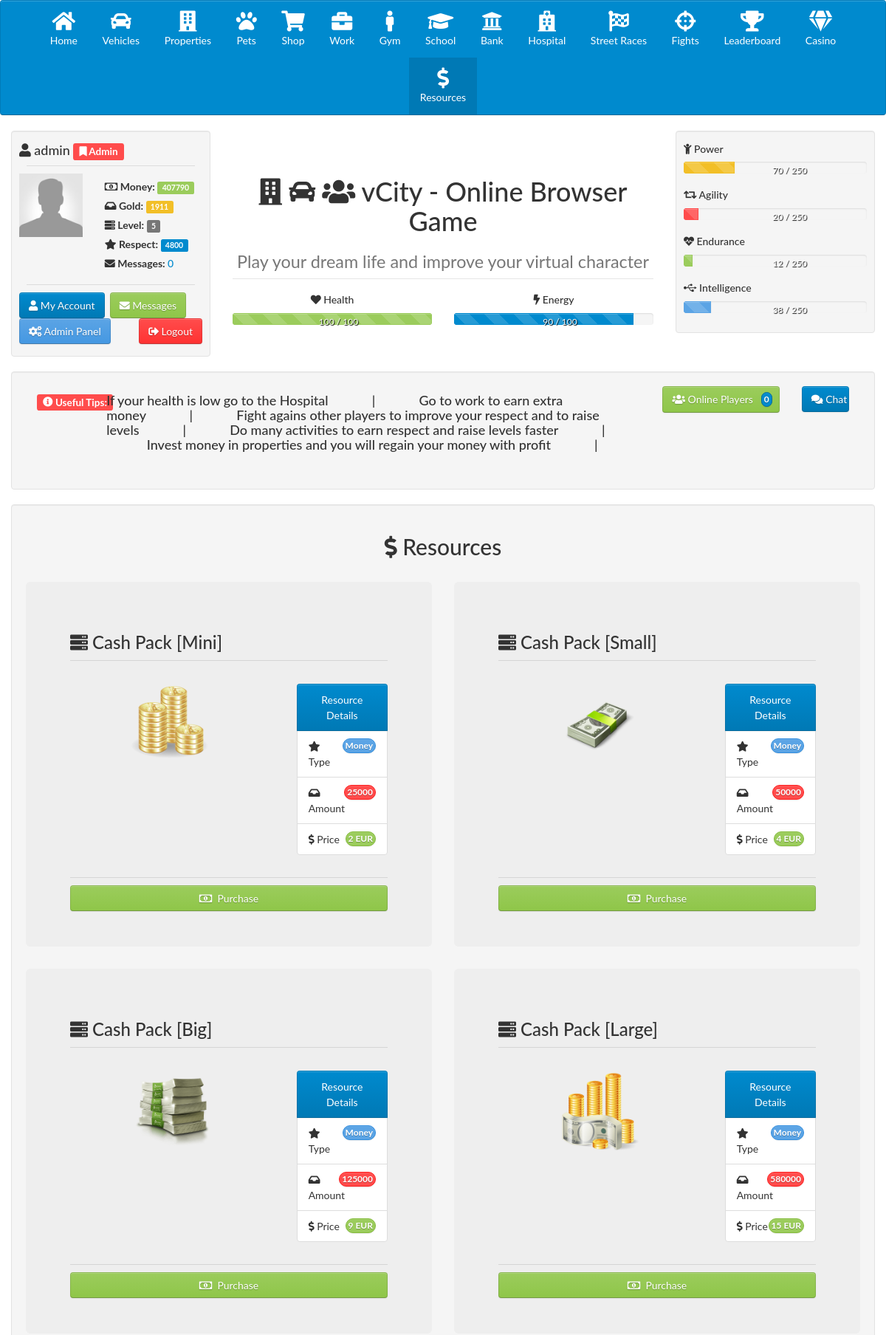
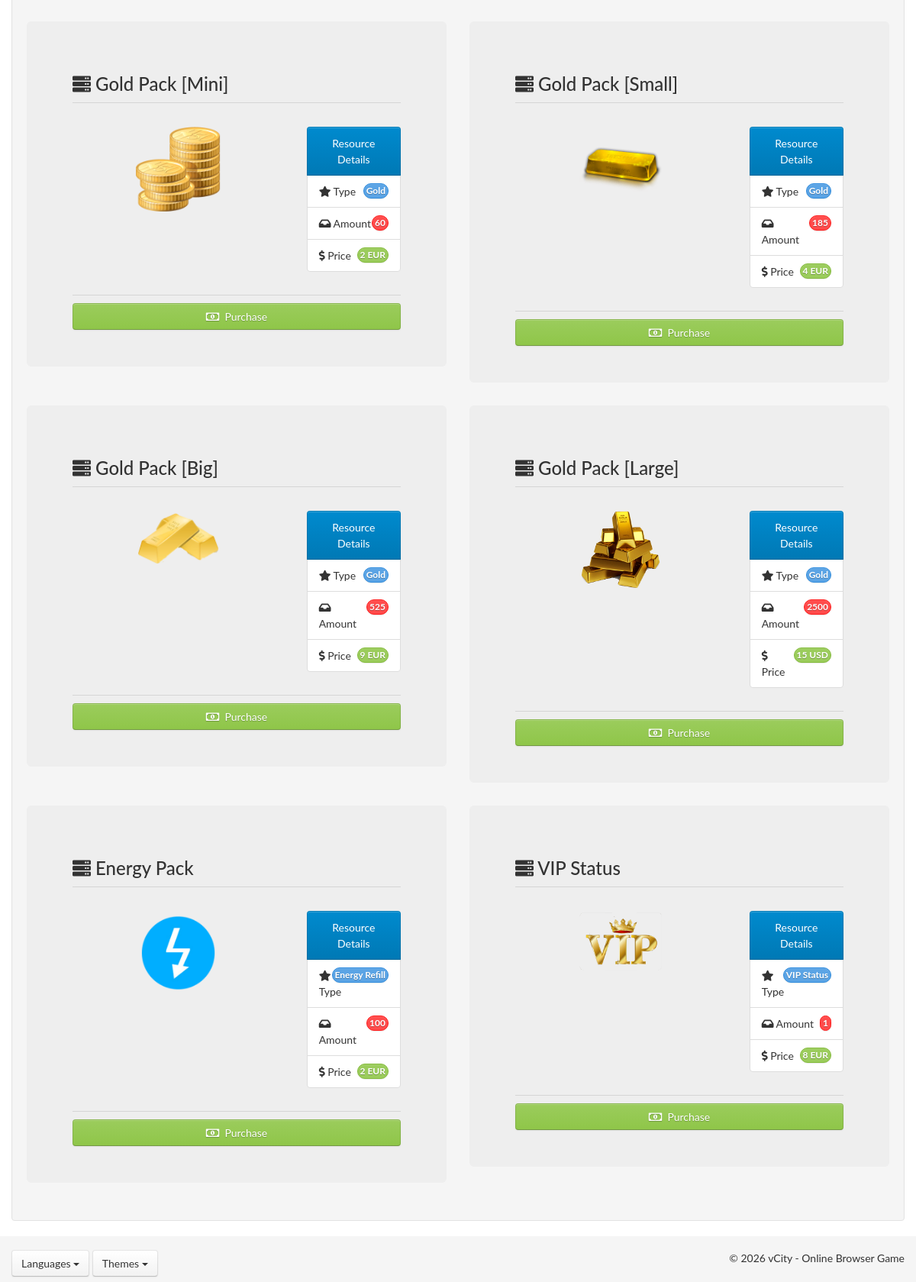
The app's page /resources.php (signed in) with its own data (2 pictures, top to bottom).
### tables this page shows
CREATE TABLE `players` (
  `id` int(11) NOT NULL,
  `username` varchar(255) NOT NULL,
  `password` varchar(255) NOT NULL,
  `email` varchar(255) NOT NULL,
  `avatar` varchar(255) NOT NULL DEFAULT 'images/icons/default-avatar.jpg',
  `role` varchar(255) NOT NULL DEFAULT 'Player',
  `level` int(11) NOT NULL DEFAULT '1',
  `money` int(11) NOT NULL DEFAULT '1500',
  `gold` int(11) NOT NULL DEFAULT '20',
  `respect` int(11) NOT NULL DEFAULT '0',
  `health` int(11) NOT NULL DEFAULT '100',
  `energy` int(11) NOT NULL DEFAULT '100',
  `power` int(11) NOT NULL DEFAULT '0',
  `agility` int(11) NOT NULL DEFAULT '0',
  `endurance` int(11) NOT NULL DEFAULT '0',
  `intelligence` int(11) NOT NULL DEFAULT '0',
  `character_id` int(11) NOT NULL DEFAULT '0',
  `home_id` int(11) NOT NULL DEFAULT '1',
  `garage_id` int(11) NOT NULL DEFAULT '0',
  `hangar_id` int(11) NOT NULL DEFAULT '0',
  `quay_id` int(11) NOT NULL DEFAULT '0',
  `bank` int(11) NOT NULL DEFAULT '0',
  `spins` int(11) NOT NULL DEFAULT '2',
  `theme` int(11) NOT NULL DEFAULT '1',
  `language` varchar(255) NOT NULL,
  `timeonline` varchar(255) NOT NULL
);

CREATE TABLE `settings` (
  `id` int(11) NOT NULL,
  `title` varchar(255) NOT NULL DEFAULT 'vCity',
  `description` varchar(255) NOT NULL DEFAULT 'vCity - Online Browser Game',
  `keywords` varchar(255) NOT NULL DEFAULT 'online, browser, game, virtual, city, online game, browser game, players, vehicles, upgrades, items, characters',
  `startmoney` int(11) NOT NULL DEFAULT '1500',
  `startgold` int(11) NOT NULL DEFAULT '20',
  `paypal_email` varchar(255) NOT NULL,
  `about` text NOT NULL
);

CREATE TABLE `tips` (
  `id` int(11) NOT NULL,
  `tip` varchar(255) NOT NULL
);

CREATE TABLE `paid_services` (
  `id` int(11) NOT NULL,
  `service` varchar(255) NOT NULL,
  `image` varchar(255) NOT NULL DEFAULT 'images/icons/',
  `type` varchar(255) NOT NULL,
  `amount` int(11) NOT NULL,
  `cost` int(11) NOT NULL,
  `currency` varchar(255) NOT NULL DEFAULT 'EUR'
);

### resources.php (the view, shortened to what the rows shown need)
<?php
require "core.php";
head();
?>
<div class="col-md-12 well">
    <center><h2><i class="fa fa-dollar-sign"></i> <?php
echo lang_key("resources");
?></h2></center><br />
    <div class="row">
<?php
$query = mysqli_query($connect, "SELECT * FROM `paid_services`");
while ($row = mysqli_fetch_assoc($query)) {
?>
        <div class="col-md-6">
	    <div class="jumbotron">
		    <h3><i class="fa fa-server"></i> <?php
    echo $row['service'];
?></h3>
			<hr /><br />
			<div class="row">
                <div class="col-md-8">
                    <center><img src="<?php
    echo $row['image'];
?>" width="40%"></center>
                </div>
                <div class="col-md-4">
                    <ul class="list-group">
                        <li class="list-group-item active">
                            <center><?php
    echo lang_key("resource-details");
?></center>
                        </li>
                        <li class="list-group-item"><span class="badge badge-info"><?php
    if ($row['type'] == 'getmoney') {
        echo lang_key("money");
    } elseif ($row['type'] == 'getgold') {
        echo lang_key("gold");
    } elseif ($row['type'] == 'energyrefill') {
        echo lang_key("energy-refill");
    } elseif ($row['type'] == 'vip') {
        echo lang_key("vip-status");
    }
?></span><i class="fa fa-star"></i> <?php
    echo lang_key("type");
?></li>
                        <li class="list-group-item"><span class="badge badge-danger"><?php
    echo $row['amount'];
?></span><i class="fa fa-inbox"></i> <?php
    echo lang_key("amount");
?></li>
                        <li class="list-group-item"><span class="badge badge-success"><?php
    echo $row['cost'];
?> <?php
    echo $row['currency'];
?></span><i class="fa fa-dollar-sign"></i> <?php
    echo lang_key("price");
?></li>
                    </ul>
			    </div>
            </div>
            <hr />
			<a href="?pserv-id=<?php
    echo $row['id'];
?>" class="btn btn-block btn-success"><i class="far fa-money-bill-alt"></i>&nbsp; <?php
    echo lang_key("purchase");
?></a>
		</div>
	    </div>
<?php
}
?>
    </div>
</div>
<?php
footer();
?>

### core.php (shortened to what the rows shown need)
<?php
function lang_key($key)
{
    global $arrLang;
    $output = "";
    if (isset($arrLang[$key])) {
        $output = $arrLang[$key];
    } else {
        $output = str_replace("_", " ", $key);
    }
    return $output;
}
function percent($num_amount, $num_total)
{
    @$count1 = $num_amount / $num_total;
    $count2 = $count1 * 100;
    $count  = number_format($count2, 0);
    return $count;
}
function head()
{
    require "config.php";
    $query = mysqli_query($connect, "SELECT * FROM `settings` WHERE id='1' LIMIT 1");
    $row   = mysqli_fetch_assoc($query);
    $uname     = $_SESSION['username'];
    $suser     = mysqli_query($connect, "SELECT * FROM `players` WHERE username='$uname'");
    $rowu      = mysqli_fetch_assoc($suser);
?>
<!DOCTYPE html>
<html lang="en">
<head>
    <link href="https://maxcdn.bootstrapcdn.com/bootstrap/3.3.7/css/bootstrap.min.css" rel="stylesheet">
<?php
    $themeid = $rowu['theme'];
    $querytg = mysqli_query($connect, "SELECT * FROM `themes` WHERE id='$themeid'");
    $rowtg   = mysqli_fetch_assoc($querytg);
?>
    <link href="<?php
    echo $rowtg['csspath'];
?>" rel="stylesheet">
    <link href="assets/css/game.css" rel="stylesheet">
    <link href="https://use.fontawesome.com/releases/v5.0.6/css/all.css" rel="stylesheet">
    <link href="assets/css/sidebar.css" rel="stylesheet">
</head>
<body>
    <div class="container-fluid">
        <div class="row">
            <div class="col-md-3 user-stats">
                <div class="well">
                    <h4><i class="fa fa-user"></i> <?php
    echo $rowu['username'];
?>
<?php
    if ($rowu['role'] == "Admin") {
        echo '<span class="label label-danger"><i class="fa fa-bookmark"></i> ' . $rowu['role'] . '</span> ';
    }
?>
                    </h4>
                    <hr />
                    <div class="row">
                        <div class="col-md-5">
                            <center><img src="<?php
    echo $rowu['avatar'];
?>" width="100%" /></center>
                        </div>
                        <div class="col-md-7" id="playerstats">
                            <div id="stats">
<h5><strong><i class="far fa-money-bill-alt"></i> <?php
    echo lang_key("money");
?>: </strong><span class="label label-success"><?php
    echo $rowu['money'];
?></span></h5>
                            <h5><strong><i class="fa fa-inbox"></i> <?php
    echo lang_key("gold");
?>: </strong><span class="label label-warning"><?php
    echo $rowu['gold'];
?></span></h5>
                            <h5><strong><i class="fa fa-server"></i> <?php
    echo lang_key("level");
?>: </strong><span class="label label-default"><?php
    echo $rowu['level'];
?></span></h5>
                            <h5><strong><i class="fa fa-star"></i> <?php
    echo lang_key("respect");
?>: </strong><span class="label label-primary"><?php
    echo $rowu['respect'];
?></span></h5>
</div>
                        </div>
                    </div>
                    <hr />
                    <h5>
                    <a href="settings.php" class="btn btn-primary pull-left"><i class="fa fa-user"></i> </a>&nbsp;
                    <a href="messages.php" class="btn btn-success"><i class="fa fa-envelope"></i> </a>
<?php
    if ($rowu['role'] == 'Admin') {
?>
                    <a href="admin" class="btn btn-info"><i class="fa fa-cogs"></i> </a>
<?php
    }
?>
                    <a href="logout.php" class="btn btn-danger pull-right"><i class="fa fa-sign-out-alt"></i> </a>
                </h5>
                </div>
            </div>
            <div class="col-md-6 text-center page-header">
                <h1 class="game-name">
                <i class="fa fa-building"></i> <i class="fa fa-car"></i> <i class="fa fa-users"></i> <?php
    echo $row['title'];
?>
                <small><br /><?php
    echo $row['description'];
?></small>
                </h1>
                <hr />
                <div class="row" id="playerstats2">
                    <div id="stats2">
                    <div class="col-md-6">
                        <div class="progress progress-striped active">
                            <div class="progress-bar progress-bar-success" style="width: <?php
    echo $rowu['health'];
?>%;">
                                <span><?php
    echo $rowu['health'];
?> / 100</span>
                            </div>
                        </div>
                    </div>
                    <div class="col-md-6">
                        <div class="progress progress-striped active">
                            <div class="progress-bar" style="width: <?php
    echo $rowu['energy'];
?>%;">
                                <span><?php
    echo $rowu['energy'];
?> / 100</span>
                            </div>
                        </div>
                    </div>
</div>
                </div>
            </div>
            <div class="col-md-3 user-stats">
                <div class="well" id="playerskills">
                    <div id="skills">
                <div class="progress progress-striped">
                    <div class="progress-bar progress-bar-warning" style="width: <?php
    echo percent($rowu['power'], 250);
?>%;">
                        <span><?php
    echo $rowu['power'];
?> / 250</span>
                    </div>
                </div>
                <div class="progress progress-striped">
                    <div class="progress-bar progress-bar-danger" style="width: <?php
    echo percent($rowu['agility'], 250);
?>%;">
                        <span><?php
    echo $rowu['agility'];
?> / 250</span>
                    </div>
                </div>
                <div class="progress progress-striped">
                    <div class="progress-bar progress-bar-success" style="width: <?php
    echo percent($rowu['endurance'], 250);
?>%;">
                        <span><?php
    echo $rowu['endurance'];
?> / 250</span>
                    </div>
                </div>
                <div class="progress progress-striped">
                    <div class="progress-bar progress-bar-info" style="width: <?php
    echo percent($rowu['intelligence'], 250);
?>%;">
                        <span><?php
    echo $rowu['intelligence'];
?> / 250</span>
                    </div>
                </div>
</div>
                </div>
            </div>
        </div>
    <div class="container-fluid">
        <div class="row well">
            <div class="col-md-8">
                <marquee behavior="scroll" direction="left" scrollamount="12">
                    <h4>
<?php
    $querygt = mysqli_query($connect, "SELECT * FROM `tips` ORDER BY rand()");
    while ($rowgt = mysqli_fetch_assoc($querygt)) {
        echo $rowgt['tip'];
        echo '&nbsp;&nbsp;&nbsp;&nbsp;&nbsp;&nbsp;&nbsp;&nbsp;&nbsp;&nbsp;&nbsp;&nbsp; | &nbsp;&nbsp;&nbsp;&nbsp;&nbsp;&nbsp;&nbsp;&nbsp;&nbsp;&nbsp;&nbsp;&nbsp;';
    }
?>
                    </h4>
                </marquee>
            </div>
        </div>
    </div>
<?php
}
function footer()
{
    require "config.php";
    $query = mysqli_query($connect, "SELECT * FROM `settings` WHERE id='1'");
    $row   = mysqli_fetch_assoc($query);
?>
    </div>
    <footer class="footer clearfix">
        <div class="container-fluid">
		<div class="row">
			<div class="col-md-6">
            <div class="pull-right">&copy; <?php
    echo date("Y");
?> <?php
    echo $row['title'];
?></div>
			</div>
		</div>
        </div>
    </footer>
</body>
</html>
<?php
}
?>

### records on screen
players: username "admin", role "Admin", avatar (placeholder picture), money "407790", gold "1911", level "5", respect "4800", health "100", energy "90", power "70", agility "20", endurance "12", intelligence "38"
settings: title "vCity - Online Browser Game", description "Play your dream life and improve your virtual character"
tips: tip "If your health is low go to the Hospital"
tips: tip "Go to work to earn extra money"
tips: tip "Fight agains other players to improve your respect and to raise levels"
tips: tip "Do many activities to earn respect and raise levels faster"
tips: tip "Invest money in properties and you will regain your money with profit"
paid_services: service "Cash Pack [Mini]", image (picture), amount "25000", cost "2", currency "EUR"
paid_services: service "Cash Pack [Small]", image (picture), amount "50000", cost "4", currency "EUR"
paid_services: service "Cash Pack [Big]", image (picture), amount "125000", cost "9", currency "EUR"
paid_services: service "Cash Pack [Large]", image (picture), amount "580000", cost "15", currency "EUR"
paid_services: service "Gold Pack [Mini]", image (picture), amount "60", cost "2", currency "EUR"
paid_services: service "Gold Pack [Small]", image (picture), amount "185", cost "4", currency "EUR"
paid_services: service "Gold Pack [Big]", image (picture), amount "525", cost "9", currency "EUR"
paid_services: service "Gold Pack [Large]", image (picture), amount "2500", cost "15", currency "USD"
paid_services: service "Energy Pack", image (picture), amount "100", cost "2", currency "EUR"
paid_services: service "VIP Status", image (picture), amount "1", cost "8", currency "EUR"

### other values on screen
lang_key("home") "Home"
lang_key("vehicles") "Vehicles"
lang_key("properties") "Properties"
lang_key("pets") "Pets"
lang_key("shop") "Shop"
lang_key("work") "Work"
lang_key("gym") "Gym"
lang_key("school") "School"
lang_key("bank") "Bank"
lang_key("hospital") "Hospital"
lang_key("street-races") "Street Races"
lang_key("fights") "Fights"
lang_key("leaderboard") "Leaderboard"
lang_key("casino") "Casino"
lang_key("resources") "Resources"
